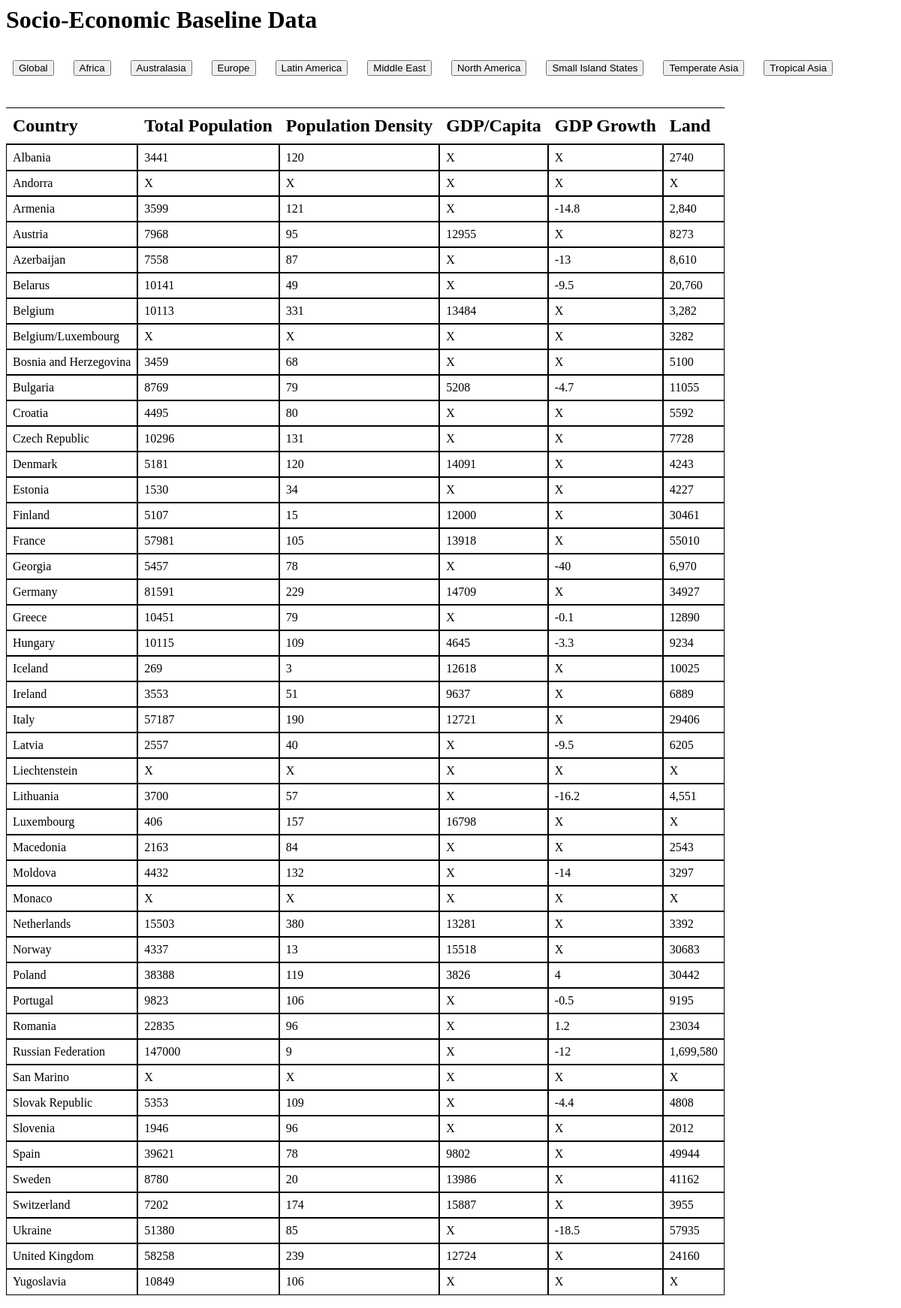
Page /Europe on the committed database.
### tables this page shows
CREATE TABLE Europe (Country TEXT, TotalPop TEXT, PopDens TEXT, GDP_Cap TEXT, GDP_Growth TEXT, LAND TEXT);

### socio_economic.py (the view)
@app.route('/Europe')
def europe():
  conn = sqlite3.connect('socio_economic_data.db')
  conn.row_factory = sqlite3.Row
  cur = conn.cursor()
  cur.execute("select * from Europe")
  rows = cur.fetchall()
  conn.close()
  return render_template('index.html', rows=rows)

### templates/index.html (shortened to what this page needs)
<html>
    <head>
    </head>
    <h1>Socio-Economic Baseline Data</h1>
    <h1>
    <a href="/" ><button>Global</button></a>
    <a href="/Africa" ><button>Africa</button></a>
    <a href="/Australasia" ><button>Australasia</button></a>
    <a href="/Europe" ><button>Europe</button></a>
    <a href="/LatinAmerica" ><button>Latin America</button></a>
    <a href="/MiddleEast" ><button>Middle East</button></a>
    <a href="/NorthAmerica" ><button>North America</button></a>
    <a href="/SmallIslandStates" ><button>Small Island States</button></a>
    <a href="/TemperateAsia" ><button>Temperate Asia</button></a>
    <a href="/TropicalAsia" ><button>Tropical Asia</button></a>
    </h1>
    <body>
        <div class="row">
            <div class="column">
                <h2>Country</h2>
                {% for row in rows %}
                <p>{{row["Country"]}}</p>
                {% endfor %}
            </div>
            <div class="column">
                <h2>Total Population</h2>
                {% for row in rows %}
                <p>{{ row["TotalPop"]}}</p>
                {% endfor %}
            </div>
            <div class="column">
                <h2>Population Density</h2>
                {% for row in rows %}
                <p>{{ row["PopDens"]}}</p>
                {% endfor %}
            </div>
            <div class="column">
                <h2>GDP/Capita</h2>
                {% for row in rows %}
                <p>{{ row["GDP_Cap"]}}</p>
                {% endfor %}
            </div>
            <div class="column">
                <h2>GDP Growth</h2>
                {% for row in rows %}
                <p>{{ row["GDP_Growth"]}}</p>
                {% endfor %}
            </div>
            <div class="column">
                <h2>Land</h2>
                {% for row in rows %}
                <p>{{ row["LAND"]}}</p>
                {% endfor %}
            </div>
        </div>
    </body>
</html>

### templates/index.html (style rules this page uses)
.column { white-space : nowrap; overflow-x : hidden; vertical-align : top; border-radius : 0px; display : inline-block; padding: 9px; }
h2 { outline-color: black; outline-style: solid; outline-width: 0.1px; outline-offset: 10px; }
p { outline-color: black; outline-style: solid; outline-width: 0.1px; outline-offset: 8px; }
.row { display: flex; }
a { white-space : nowrap; overflow-x : hidden; border-radius : 0px; display : left; padding: 9px; }

### rows in the picture
Europe: Country "Albania", TotalPop "3441", PopDens "120", GDP_Cap "X", GDP_Growth "X", LAND "2740"
Europe: Country "Andorra", TotalPop "X", PopDens "X", GDP_Cap "X", GDP_Growth "X", LAND "X"
Europe: Country "Armenia", TotalPop "3599", PopDens "121", GDP_Cap "X", GDP_Growth "-14.8", LAND "2,840"
Europe: Country "Austria", TotalPop "7968", PopDens "95", GDP_Cap "12955", GDP_Growth "X", LAND "8273"
Europe: Country "Azerbaijan", TotalPop "7558", PopDens "87", GDP_Cap "X", GDP_Growth "-13", LAND "8,610"
Europe: Country "Belarus", TotalPop "10141", PopDens "49", GDP_Cap "X", GDP_Growth "-9.5", LAND "20,760"
Europe: Country "Belgium", TotalPop "10113", PopDens "331", GDP_Cap "13484", GDP_Growth "X", LAND "3,282"
Europe: Country "Belgium/Luxembourg", TotalPop "X", PopDens "X", GDP_Cap "X", GDP_Growth "X", LAND "3282"
Europe: Country "Bosnia and Herzegovina", TotalPop "3459", PopDens "68", GDP_Cap "X", GDP_Growth "X", LAND "5100"
Europe: Country "Bulgaria", TotalPop "8769", PopDens "79", GDP_Cap "5208", GDP_Growth "-4.7", LAND "11055"
Europe: Country "Croatia", TotalPop "4495", PopDens "80", GDP_Cap "X", GDP_Growth "X", LAND "5592"
Europe: Country "Czech Republic", TotalPop "10296", PopDens "131", GDP_Cap "X", GDP_Growth "X", LAND "7728"
Europe: Country "Denmark", TotalPop "5181", PopDens "120", GDP_Cap "14091", GDP_Growth "X", LAND "4243"
Europe: Country "Estonia", TotalPop "1530", PopDens "34", GDP_Cap "X", GDP_Growth "X", LAND "4227"
Europe: Country "Finland", TotalPop "5107", PopDens "15", GDP_Cap "12000", GDP_Growth "X", LAND "30461"
Europe: Country "France", TotalPop "57981", PopDens "105", GDP_Cap "13918", GDP_Growth "X", LAND "55010"
Europe: Country "Georgia", TotalPop "5457", PopDens "78", GDP_Cap "X", GDP_Growth "-40", LAND "6,970"
Europe: Country "Germany", TotalPop "81591", PopDens "229", GDP_Cap "14709", GDP_Growth "X", LAND "34927"
Europe: Country "Greece", TotalPop "10451", PopDens "79", GDP_Cap "X", GDP_Growth "-0.1", LAND "12890"
Europe: Country "Hungary", TotalPop "10115", PopDens "109", GDP_Cap "4645", GDP_Growth "-3.3", LAND "9234"
Europe: Country "Iceland", TotalPop "269", PopDens "3", GDP_Cap "12618", GDP_Growth "X", LAND "10025"
Europe: Country "Ireland", TotalPop "3553", PopDens "51", GDP_Cap "9637", GDP_Growth "X", LAND "6889"
Europe: Country "Italy", TotalPop "57187", PopDens "190", GDP_Cap "12721", GDP_Growth "X", LAND "29406"
Europe: Country "Latvia", TotalPop "2557", PopDens "40", GDP_Cap "X", GDP_Growth "-9.5", LAND "6205"
Europe: Country "Liechtenstein", TotalPop "X", PopDens "X", GDP_Cap "X", GDP_Growth "X", LAND "X"
Europe: Country "Lithuania", TotalPop "3700", PopDens "57", GDP_Cap "X", GDP_Growth "-16.2", LAND "4,551"
Europe: Country "Luxembourg", TotalPop "406", PopDens "157", GDP_Cap "16798", GDP_Growth "X", LAND "X"
Europe: Country "Macedonia", TotalPop "2163", PopDens "84", GDP_Cap "X", GDP_Growth "X", LAND "2543"
Europe: Country "Moldova", TotalPop "4432", PopDens "132", GDP_Cap "X", GDP_Growth "-14", LAND "3297"
Europe: Country "Monaco", TotalPop "X", PopDens "X", GDP_Cap "X", GDP_Growth "X", LAND "X"
Europe: Country "Netherlands", TotalPop "15503", PopDens "380", GDP_Cap "13281", GDP_Growth "X", LAND "3392"
Europe: Country "Norway", TotalPop "4337", PopDens "13", GDP_Cap "15518", GDP_Growth "X", LAND "30683"
Europe: Country "Poland", TotalPop "38388", PopDens "119", GDP_Cap "3826", GDP_Growth "4", LAND "30442"
Europe: Country "Portugal", TotalPop "9823", PopDens "106", GDP_Cap "X", GDP_Growth "-0.5", LAND "9195"
Europe: Country "Romania", TotalPop "22835", PopDens "96", GDP_Cap "X", GDP_Growth "1.2", LAND "23034"
Europe: Country "Russian Federation", TotalPop "147000", PopDens "9", GDP_Cap "X", GDP_Growth "-12", LAND "1,699,580"
Europe: Country "San Marino", TotalPop "X", PopDens "X", GDP_Cap "X", GDP_Growth "X", LAND "X"
Europe: Country "Slovak Republic", TotalPop "5353", PopDens "109", GDP_Cap "X", GDP_Growth "-4.4", LAND "4808"
Europe: Country "Slovenia", TotalPop "1946", PopDens "96", GDP_Cap "X", GDP_Growth "X", LAND "2012"
Europe: Country "Spain", TotalPop "39621", PopDens "78", GDP_Cap "9802", GDP_Growth "X", LAND "49944"
Europe: Country "Sweden", TotalPop "8780", PopDens "20", GDP_Cap "13986", GDP_Growth "X", LAND "41162"
Europe: Country "Switzerland", TotalPop "7202", PopDens "174", GDP_Cap "15887", GDP_Growth "X", LAND "3955"
Europe: Country "Ukraine", TotalPop "51380", PopDens "85", GDP_Cap "X", GDP_Growth "-18.5", LAND "57935"
Europe: Country "United Kingdom", TotalPop "58258", PopDens "239", GDP_Cap "12724", GDP_Growth "X", LAND "24160"
Europe: Country "Yugoslavia", TotalPop "10849", PopDens "106", GDP_Cap "X", GDP_Growth "X", LAND "X"
